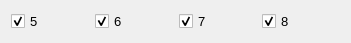
  <widget class="QWidget" name="horizontalLayoutWidget_7">
   <property name="geometry">
    <rect>
     <x>410</x>
     <y>100</y>
     <width>351</width>
     <height>30</height>
    </rect>
   </property>
   <property name="font">
    <font>
     <family>Arial</family>
     <pointsize>9</pointsize>
    </font>
   </property>
   <layout class="QHBoxLayout" name="horizontalLayout_8">
    <item>
     <widget class="QCheckBox" name="L5">
      <property name="font">
       <font>
        <family>Arial</family>
        <pointsize>10</pointsize>
        <weight>50</weight>
        <italic>false</italic>
        <bold>false</bold>
       </font>
      </property>
      <property name="styleSheet">
       <string notr="true">font: 10pt &quot;Arial&quot;;</string>
      </property>
      <property name="text">
       <string>5</string>
      </property>
      <property name="checked">
       <bool>true</bool>
      </property>
     </widget>
    </item>
    <item>
     <widget class="QCheckBox" name="L6">
      <property name="font">
       <font>
        <family>Arial</family>
        <pointsize>10</pointsize>
        <weight>50</weight>
        <italic>false</italic>
        <bold>false</bold>
       </font>
      </property>
      <property name="styleSheet">
       <string notr="true">font: 10pt &quot;Arial&quot;;</string>
      </property>
      <property name="text">
       <string>6</string>
      </property>
      <property name="checked">
       <bool>true</bool>
      </property>
     </widget>
    </item>
    <item>
     <widget class="QCheckBox" name="L7">
      <property name="font">
       <font>
        <family>Arial</family>
        <pointsize>10</pointsize>
        <weight>50</weight>
        <italic>false</italic>
        <bold>false</bold>
       </font>
      </property>
      <property name="styleSheet">
       <string notr="true">font: 10pt &quot;Arial&quot;;</string>
      </property>
      <property name="text">
       <string>7</string>
      </property>
      <property name="checked">
       <bool>true</bool>
      </property>
     </widget>
    </item>
    <item>
     <widget class="QCheckBox" name="L8">
      <property name="font">
       <font>
        <family>Arial</family>
        <pointsize>10</pointsize>
        <weight>50</weight>
        <italic>false</italic>
        <bold>false</bold>
       </font>
      </property>
      <property name="styleSheet">
       <string notr="true">font: 10pt &quot;Arial&quot;;</string>
      </property>
      <property name="text">
       <string>8</string>
      </property>
      <property name="checked">
       <bool>true</bool>
      </property>
     </widget>
    </item>
   </layout>
  </widget>
